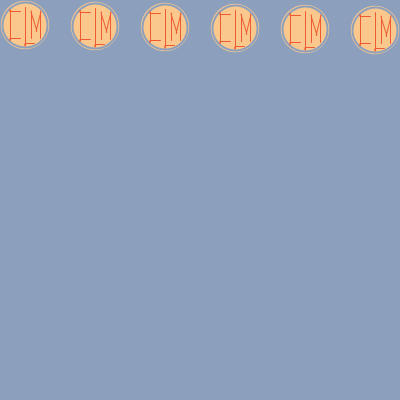
Frame 1 (no input)
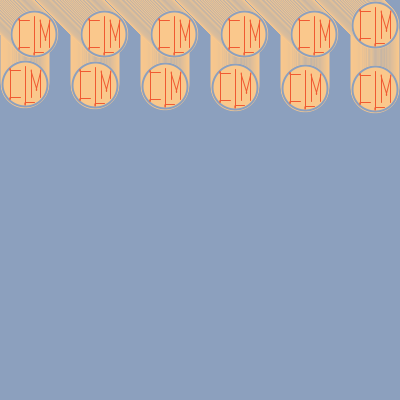
Frame 60 (the mouse pressed at the canvas centre just before this capture)
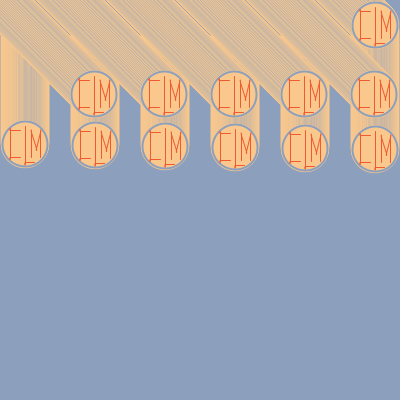
Frame 120 (the mouse held since frame 60 and released just before this capture)

The Processing sketch that drew these frames (run headless with seeded random() and noise(); from frame 60 on, the mouse is pressed at the canvas centre):

// Processing sketch: processing_38266
// ── processing_38266.pde

//Cristina Mele    
// Computing for the Arts with Processing    
// 51-257    
// Copyright © Cristina Mele    
// September 2011 
// Homework 6


float x,y,wd,ht;  
color blu,darkOrang,orang;  
int mCount; 

void setup()  
{  
  x=0;     
  y=0;    
  
  mCount = 0;  
  orang = color(250,200,140);  
  darkOrang = color(240,90,50);  
  blu = color(140,160,190); 

  size(400,400);    
  background (blu);    
  noFill();    
  smooth();  
} 

    

void draw()  
{      
  //background (blu);
  
   
  while(x<=width)
  {
    drawInitials(x-25,y-25,45,45);
    x = x+70;   
  } 
 
     x=25;
 while(y<=height)
  {

    drawInitials(x,y+25,45,45);
    y = y+1; 
    x=x+70;  
  }  
  x=frameCount;
  y=frameCount;
  
     
}


void drawInitials(float x, float y, float wd, float ht)
{
  //circle    
  fill(orang);    
  noStroke();    
  ellipse (x,y,wd+(.075*wd),ht+(.075*ht));    
  strokeWeight(2);    
  stroke(blu);    
  ellipse (x,y,wd,ht);   

  //C   
  strokeWeight(1);    
  stroke(darkOrang);  
  beginShape();    
  curveVertex( x-(.1*wd),y-(.3*ht));    
  curveVertex( x-(.1*wd),y-(.3*ht));    
  curveVertex(x-(.32*wd), y-(.3*ht));    
  curveVertex(x-(.32*wd), y-(.3*ht));    
  curveVertex( x-(.32*wd), y+(.3*ht));    
  curveVertex(x-(.32*wd), y + (.3*ht));    
  curveVertex(x-(.1*wd), y+(.3*ht));    
  curveVertex(x-(.1*wd), y + (.3*ht));    
  endShape( );   

  //L    
  beginShape();    
  curveVertex(x,y-(.4*ht) );    
  curveVertex(x,y-(.4*ht) );    
  curveVertex(x,y+(.4*ht) );    
  curveVertex(x,y+(.4*ht) );    
  curveVertex(x+(.2*wd),y+(.4*ht) );    
  curveVertex(x+(.2*wd),y+(.4*ht) );    
  endShape();    
        
  //M    
  beginShape();    
  curveVertex(x+(.15*wd),y+(.3*ht) );    
  curveVertex(x+(.15*wd), y+(.3*ht) );    
  curveVertex(x+(.15*wd),y-(.25*ht) );    
  curveVertex(x+(.15*wd),y-(.25*ht) );    
  curveVertex(x+(.25*wd),y+(.1*ht) );    
  curveVertex(x+(.25*wd),y+(.1*ht) );    
  curveVertex(x+(.35*wd),y-(.25*ht) );    
  curveVertex(x+(.35*wd),y-(.25*ht) );    
  curveVertex(x+(.35*wd),y+(.3*ht) );    
  curveVertex(x+(.35*wd),y+(.3*ht) );    
  endShape();
}
